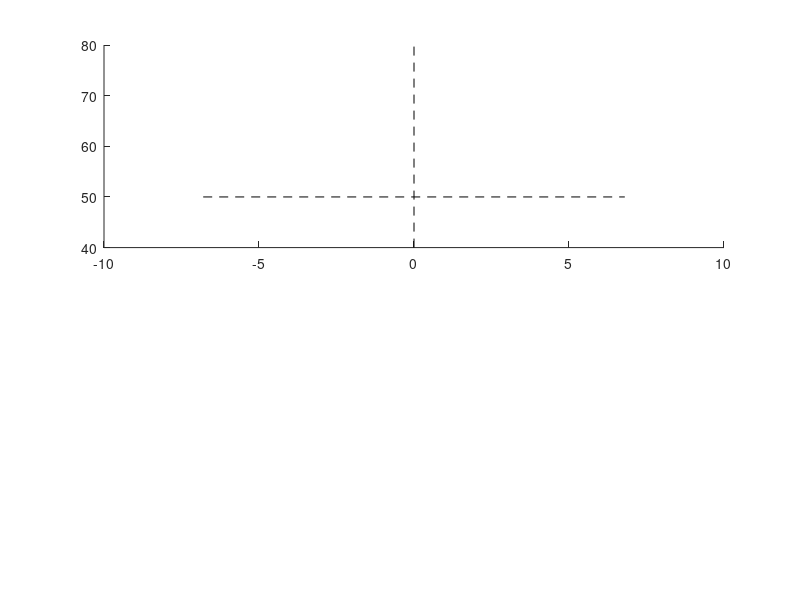

The MATLAB script that drew this image: (Note: this script raises an error after producing the figure.)
%% clear contents and add function folder with subfolders

clear
close all
clc

homedir = mfilename('fullpath');
funcdir = [homedir(1:end-15) 'functions'];
addpath(genpath(funcdir))

%% load the data

load data_fig7ab.mat

% Relevant variables are:
% t: vector to keep track of time
% sublist: a list of participants corresponding to rows in the variables below
% nsecs: positive range of the data
% cols: RGB colors for plotting (just red and green)
% v1v4: classification accuracy of stimuli from evoked responses in areas V1-V4, separately for correct and error trials
% pmd: classification accuracy of stimuli from evoked responses in area PMd, separately for correct and error trials

%% Figure 7a

figure
subplot(2,1,1)
hold on
plot([-nsecs nsecs],[50 50],'k--')
plot([0 0],[40 80],'k--')

%plot data
for ci = 1:2
    m = squeeze(nanmean(v1v4(:,:,ci)));
    s = squeeze(nanstd(v1v4(:,:,ci))) ./ sqrt(length(sublist)-2);
    shadedErrorBar(t,m,s,{'Color',cols(ci,:),'LineWidth',1});
end

%run statistics
[~, p] = permtestn(cat(3,v1v4-50,v1v4(:,:,1)-v1v4(:,:,2)),0,10000);
hh = fdr(p,0.05); %correct for multiple comparisons

%plot statistics
for ci = 1:3
    h = squeeze(hh(:,ci));
    if sum(h) > 0
        if ci == 1
            plot(t(logical(h)),50,'g.') %correct
        elseif ci == 2
            plot(t(logical(h)),52,'r.') %error
        elseif ci == 3
            plot(t(logical(h)),54,'k.') %correct vs error
        end
    end    
end

title('V1-V4')
xlim([-3 nsecs])
set(gca,'XTick',-6:2:6,'TickDir','out');
ylim([40 80])
xlabel('Peri-stimulus time (s)')
ylabel({'Decoding ' 'accuracy (%)'})
xlim([-3 nsecs])

%% Figure 7b

subplot(2,1,2)
hold on
plot([-nsecs nsecs],[50 50],'k--')
plot([0 0],[40 100],'k--')

%plot data
for ci = 1:2
    m = squeeze(nanmean(pmd(:,:,ci)));
    s = squeeze(nanstd(pmd(:,:,ci))) ./ sqrt(length(sublist)-2);
    shadedErrorBar(t,m,s,{'Color',cols(ci,:),'LineWidth',1});
end

%run statistics
[~, p] = permtestn(cat(3,pmd-50,pmd(:,:,1)-pmd(:,:,2)),0,10000);
hh = fdr(p,0.05); %correct for multiple comparisons

%plot statistics
for ci = 1:3
    h = squeeze(hh(:,ci));
    if sum(h) > 0
        if ci == 1
            plot(t(logical(h)),50,'g.') %correct
        elseif ci == 2
            plot(t(logical(h)),52,'r.') %error
        elseif ci == 3
            plot(t(logical(h)),54,'k.') %correct vs error
        end
    end    
end

title('PMd')
xlim([-3 nsecs])
set(gca,'XTick',-6:2:6,'TickDir','out');
ylim([40 100])
xlabel('Peri-response time (s)')
ylabel({'Decoding ' 'accuracy (%)'})
xlim([-3 nsecs])

